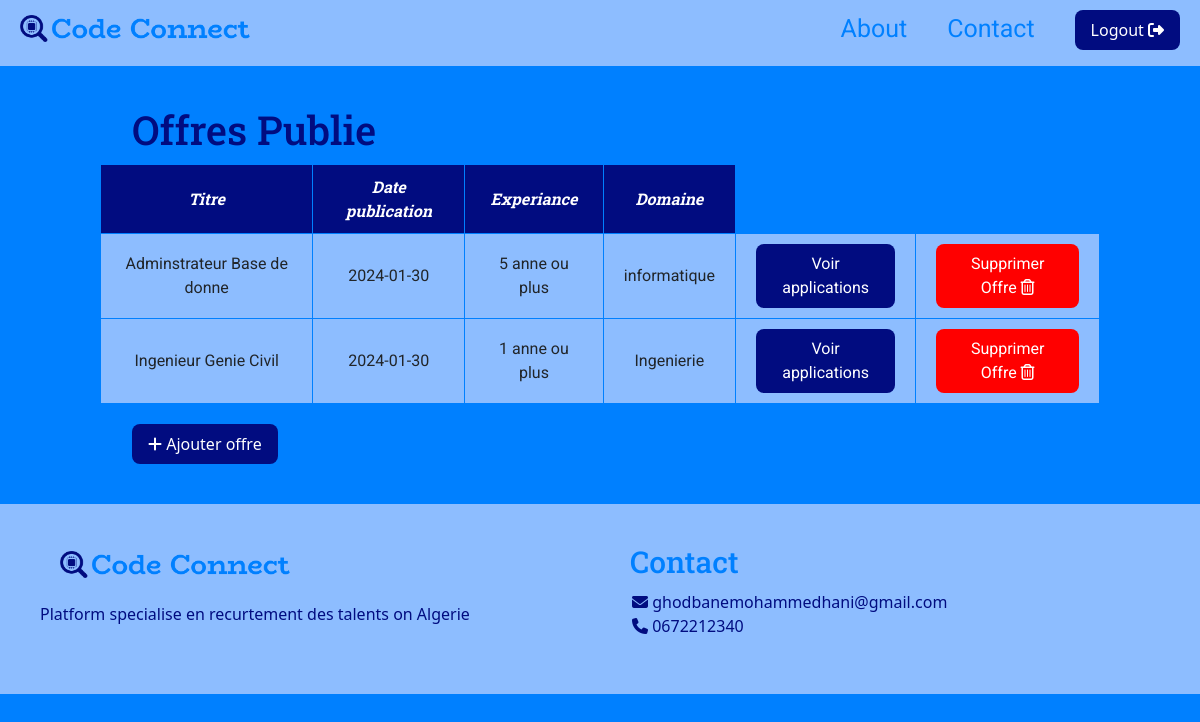
The app's page /views/enterprise.php (signed in) with its own data.
### tables this page shows
CREATE TABLE `offreemploi` (
  `num_offre` int NOT NULL,
  `titre` varchar(100) NOT NULL,
  `datepublication` date NOT NULL,
  `description` text NOT NULL,
  `anneexperience` int NOT NULL,
  `num_domaine` int NOT NULL,
  `num_enterprise` int NOT NULL
);

CREATE TABLE `domaine` (
  `num_domaine` int NOT NULL,
  `nom` varchar(100) NOT NULL
);

### model/database.php (called while the page is built)
<?php
class Database{
private $host="localhost";
private $user="root";
private $password="";
private $dbName="codeconnect";
protected function connect(){
    $dsn='mysql::host='.$this->host.';dbname='.$this->dbName.';';
    $pdo=new PDO($dsn,$this->user,$this->password);
    $pdo->setAttribute(PDO::ATTR_DEFAULT_FETCH_MODE,PDO::FETCH_ASSOC);
    return $pdo;
}
}
?>

### model/OffreEmploi.php (called while the page is built, shortened)
<?php
class OffreEmploi extends Database{
    public function getOffresEmploiPourEnterprise($num_enterprise){
        $query=$this->connect()->prepare("SELECT * FROM offreemploi,domaine where offreemploi.num_domaine=domaine.num_domaine
        and offreemploi.num_enterprise=?");
        $query->execute([$num_enterprise]);
        return $query->fetchAll();
    }
}
?>

### views/enterprise.php (the view, shortened to what this page needs)
<?php
include("../model/database.php");
include("../model/OffreEmploi.php");
$offreEmploi=new OffreEmploi();
$id=$_SESSION['id'];
$offresPostulez=$offreEmploi->getOffresEmploiPourEnterprise($id);
?>
<!DOCTYPE html>
<html lang="en">
<head>
    <link rel="stylesheet" href="https://cdnjs.cloudflare.com/ajax/libs/font-awesome/6.5.1/css/all.min.css">
</head>
<body>
<?php require("../views/nav.php"); ?>
    <h1 id="offrespublie">Offres Publie</h1>
    <?php
    if(count($offresPostulez)==0){
        ?>
        <h1 id="offresnull">Il n'ya pas des offres publie</h1>
        <?php
    }
    else{
        ?>
        <table>
            <tr>
            <th>Titre</th>
            <th>Date publication</th>
            <th>Experiance</th>
            <th>Domaine</th>
        </tr>
        <?php
        foreach($offresPostulez as $offre){
            ?>
            <tr>
                <td><?php echo $offre['titre']; ?></td>
                <td><?php echo $offre['datepublication'];?></td>
                <td><?php echo $offre['anneexperience'];?> anne ou plus</td>
                <td><?php echo $offre['nom'];?></td>
                <td><button class="voir"><a href="applications.php?numoffre=<?php echo $offre['num_offre'];?>">Voir applications</a></button></td>
                <td><button class="danger"><a href="supprimerOffre.php?numoffre=<?php echo $offre['num_offre'];?>">Supprimer Offre <i class="fa-regular fa-trash-can"></i> </a></button></td>
            </tr>
            <?php
        }
        ?>
        </table>
        <?php
    }
    ?>
    <div id="ajouterOffre">
        <button><a href="ajouterOffre.php"><i class="fa-solid fa-plus"></i> Ajouter offre</a></button>
    </div>
    <?php
    include('footer.php');
    ?>
</body>
</html>

### views/enterprise.php (style rules this page uses)
:root { --color1:#0080FF; --color2:#0080FF; --color3:#010C80; --color4:#8DBDFF; }
body { background-color: var(--color1)!important; }
table { width: 1000px; margin: auto; text-align: center; }
tr>td,tr>th { border:solid 1px var(--color2); }
tr>th { background-color: var(--color3); color: white; padding: 10px 20px; font-style: italic; font-family: 'Roboto Slab',serif; }
tr>td { background-color: var(--color4); padding: 10px 20px; font-family: 'Roboto',sans-serif; }
button>a { text-decoration: none; color: white; }
button { padding: 8px 16px; border-radius:8px; border: none; }
.voir { background-color: var(--color3); border-radius: 8px; }
.danger { background-color: red; border-radius: 8px; }
h1 { font-family:'Roboto Slab',serif; margin-left: 11%; margin-top:40px!important; margin-bottom: 10px!important; }
#ajouterOffre>button { background-color: var(--color3); }
#ajouterOffre { margin-left:11%; margin-top: 20px; }
#ajouterOffre>button { border-radius: 8px; }
#offrespublie { color: var(--color3); }

### views/nav.php (style rules this page uses)
:root { --color1:#0080FF; --color2:#0080FF; --color3:#010C80; --color4:#8DBDFF; }

### views/footer.php (style rules this page uses)
:root { --color1:#0080FF; --color2:#0080FF; --color3:#010C80; --color4:#8DBDFF; }

### records on screen
offreemploi: titre "Adminstrateur Base de donne", datepublication "2024-01-30", anneexperience "5", num_domaine.nom "informatique"
offreemploi: titre "Ingenieur Genie Civil", datepublication "2024-01-30", anneexperience "1", num_domaine.nom "Ingenierie"
